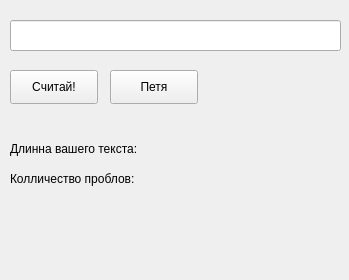
<?xml version="1.0" encoding="UTF-8"?>
<ui version="4.0">
 <class>Form</class>
 <widget class="QWidget" name="Form">
  <property name="geometry">
   <rect>
    <x>0</x>
    <y>0</y>
    <width>349</width>
    <height>280</height>
   </rect>
  </property>
  <property name="windowTitle">
   <string>Form</string>
  </property>
  <widget class="QPushButton" name="pushButton">
   <property name="geometry">
    <rect>
     <x>10</x>
     <y>70</y>
     <width>88</width>
     <height>34</height>
    </rect>
   </property>
   <property name="text">
    <string>Считай!</string>
   </property>
  </widget>
  <widget class="QLineEdit" name="lineEdit">
   <property name="geometry">
    <rect>
     <x>10</x>
     <y>20</y>
     <width>331</width>
     <height>31</height>
    </rect>
   </property>
  </widget>
  <widget class="QLabel" name="label">
   <property name="geometry">
    <rect>
     <x>10</x>
     <y>140</y>
     <width>331</width>
     <height>18</height>
    </rect>
   </property>
   <property name="text">
    <string>Длинна вашего текста:</string>
   </property>
  </widget>
  <widget class="QLabel" name="label_2">
   <property name="geometry">
    <rect>
     <x>10</x>
     <y>170</y>
     <width>181</width>
     <height>18</height>
    </rect>
   </property>
   <property name="text">
    <string>Колличество проблов:</string>
   </property>
  </widget>
  <widget class="QPushButton" name="pushButton_2">
   <property name="geometry">
    <rect>
     <x>110</x>
     <y>70</y>
     <width>88</width>
     <height>34</height>
    </rect>
   </property>
   <property name="text">
    <string>Петя</string>
   </property>
  </widget>
 </widget>
 <resources/>
 <connections/>
</ui>
